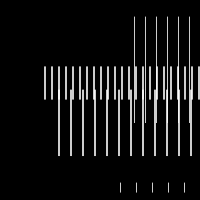
Frame 1 (no input)
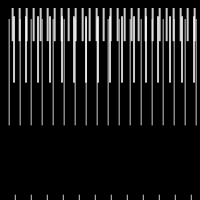
Frame 60 (the mouse pressed at the canvas centre just before this capture)
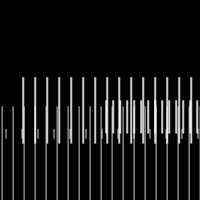
Frame 120 (the mouse held since frame 60 and released just before this capture)

The Processing sketch that drew these frames (run headless with seeded random() and noise(); from frame 60 on, the mouse is pressed at the canvas centre):

// Processing sketch: Objects
// ── Objects.pde
/**
 * Objects
 * by hbarragan.
 * 
 * Move the cursor across the image to change the speed and positions 
 * of the geometry. The class MRect defines a group of lines.
 */

MRect r1, r2, r3, r4;
 
void setup()
{
  size(200, 200);
  fill(255, 204);
  noStroke();
  r1 = new MRect(1, 134.0, 0.532, 0.083*height, 10.0, 60.0);
  r2 = new MRect(2, 44.0, 0.166, 0.332*height, 5.0, 50.0);
  r3 = new MRect(2, 58.0, 0.332, 0.4482*height, 10.0, 35.0);
  r4 = new MRect(1, 120.0, 0.0498, 0.913*height, 15.0, 60.0);
}
 
void draw()
{
  background(0);
  
  r1.display();
  r2.display();
  r3.display();
  r4.display();
 
  r1.move(mouseX-(width/2), mouseY+(height*0.1), 30);
  r2.move((mouseX+(width*0.05))%width, mouseY+(height*0.025), 20);
  r3.move(mouseX/4, mouseY-(height*0.025), 40);
  r4.move(mouseX-(width/2), (height-mouseY), 50);
}
 
class MRect 
{
  int w; // single bar width
  float xpos; // rect xposition
  float h; // rect height
  float ypos ; // rect yposition
  float d; // single bar distance
  float t; // number of bars
 
  MRect(int iw, float ixp, float ih, float iyp, float id, float it) {
    w = iw;
    xpos = ixp;
    h = ih;
    ypos = iyp;
    d = id;
    t = it;
  }
 
  void move (float posX, float posY, float damping) {
    float dif = ypos - posY;
    if (abs(dif) > 1) {
      ypos -= dif/damping;
    }
    dif = xpos - posX;
    if (abs(dif) > 1) {
      xpos -= dif/damping;
    }
  }
 
  void display() {
    for (int i=0; i<t; i++) {
      rect(xpos+(i*(d+w)), ypos, w, height*h);
    }
  }
}
